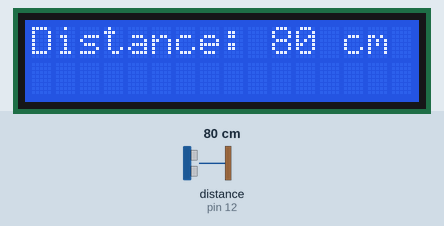
Recording of a sketch running on a simulated Arduino Uno, built with avr-gcc and run on an emulated ATmega328P. Parts: 16×2 character LCD. Wiring (inferred from the names in the program): ultrasonic range finder: trigger pin 11; echo pin 12. The inputs (shaded band) are chosen by the test bench; at power-on: distance to the obstacle (sensor on pin 12) 80 cm. The echo pulse lasts 58.3 µs per cm.

Above: at 1.2 s.
1.3 s: distance to the obstacle (sensor on pin 12) set to 18 cm
At 2.5 s:
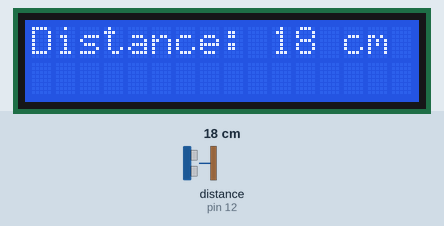
5.4 s: distance to the obstacle (sensor on pin 12) set to 35 cm
At 7.0 s:
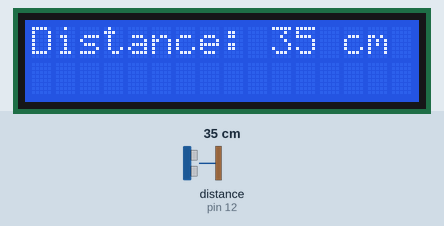
8.7 s: distance to the obstacle (sensor on pin 12) set to 60 cm
At 10.0 s:
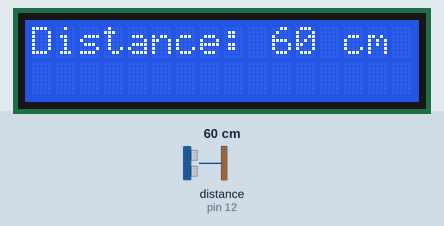
Timing chart, 0 to 11.7 s (numbered marks = the images above; inputs shaded):
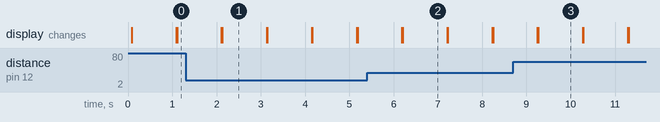

Measured:
- after the input at 1.3 s, the display: first differs from a run without the input after 0.83 s (image 1)
- after the input at 5.4 s, the display: first differs from a run without the input after 0.80 s (image 2)
- after the input at 8.7 s, the display: first differs from a run without the input after 0.57 s (image 3)
- what the display in image 1 shows lasts 1.0 s, from 2.1 s to 3.1 s

The sketch:

SketchLCD_Ultrasonic.ino
```cpp
#define TRIG 11 //Module pins
#define ECHO 12
#include <Wire.h>
#include <LiquidCrystal_I2C.h>

LiquidCrystal_I2C lcd(0x27, 16, 2); // set the LCD address to 0x27 for a 16 chars and 2 line display


void setup() {
// LCD code
  lcd.init();         // initialize the lcd
  lcd.backlight();    // Turn on the LCD screen backlight
//Ultrasonic sensor
Serial.begin(9600); // Serial monitoring
pinMode(TRIG, OUTPUT); // Initializing Trigger Output and Echo Input
pinMode(ECHO, INPUT_PULLUP);
}

void loop() {

digitalWrite(TRIG, LOW); // Set the trigger pin to low for 2uS
delayMicroseconds(2);

digitalWrite(TRIG, HIGH); // Send a 10uS high to trigger ranging
delayMicroseconds(20);

digitalWrite(TRIG, LOW); // Send pin low again
int distance = pulseIn(ECHO, HIGH,26000); // Read in times pulse

distance= distance/58; //Convert the pulse duration to distance
//You can add other math functions to calibrate it well
if(distance>=18){
lcd.setCursor(0,0);
lcd.print("Distance: ");
lcd.print(distance);
lcd.print(" cm");
delay(1000);
lcd.clear();

}


}
```
